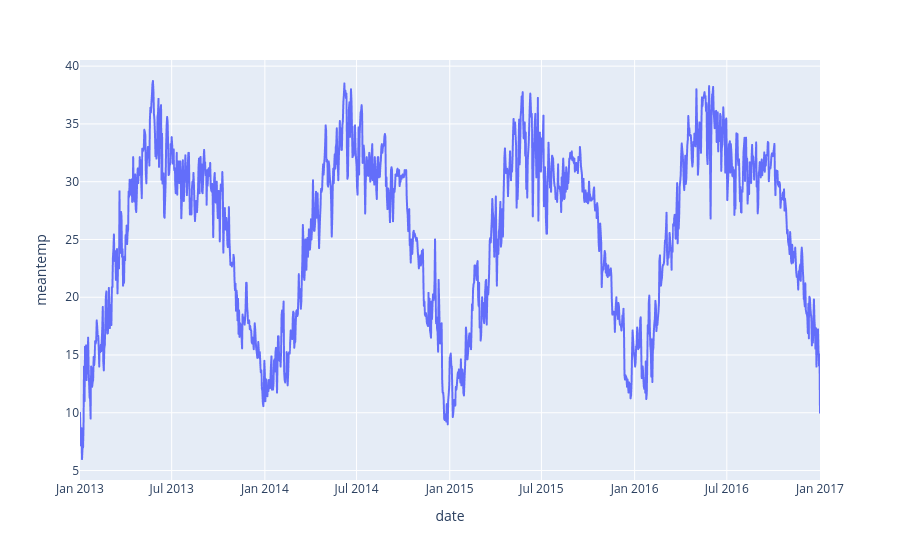

The code cell stored with this chart in its notebook:
### Code cell
fig=px.line(df, x='date', y='meantemp')
fig.show()

### Figure 1 — Plotly figure (JSON) as saved in the notebook; plotly's stock layout.template omitted (floating-point values rounded to 4 significant figures; data arrays with more than 128 entries replaced by an {"elided": "..."} marker saying what was removed)
{"data": [{"hovertemplate": "date=%{x}<br>meantemp=%{y}<extra></extra>", "legendgroup": "", "line": {"color": "#636efa", "dash": "solid"}, "marker": {"symbol": "circle"}, "mode": "lines", "name": "", "showlegend": false, "type": "scattergl", "x": {"elided": "1462 str values"}, "xaxis": "x", "y": {"elided": "1462 float values"}, "yaxis": "y"}], "layout": {"legend": {"tracegroupgap": 0}, "margin": {"t": 60}, "xaxis": {"anchor": "y", "domain": [0, 1], "title": {"text": "date"}}, "yaxis": {"anchor": "x", "domain": [0, 1], "title": {"text": "meantemp"}}}}
